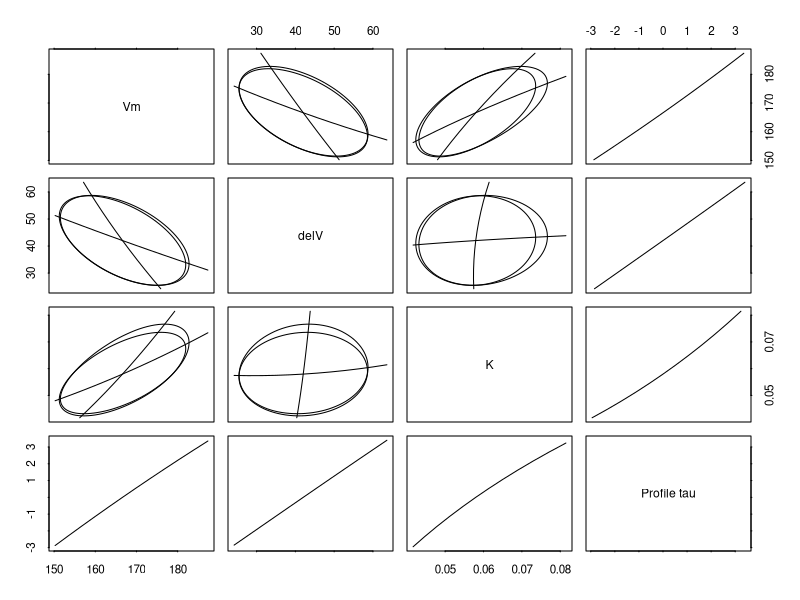
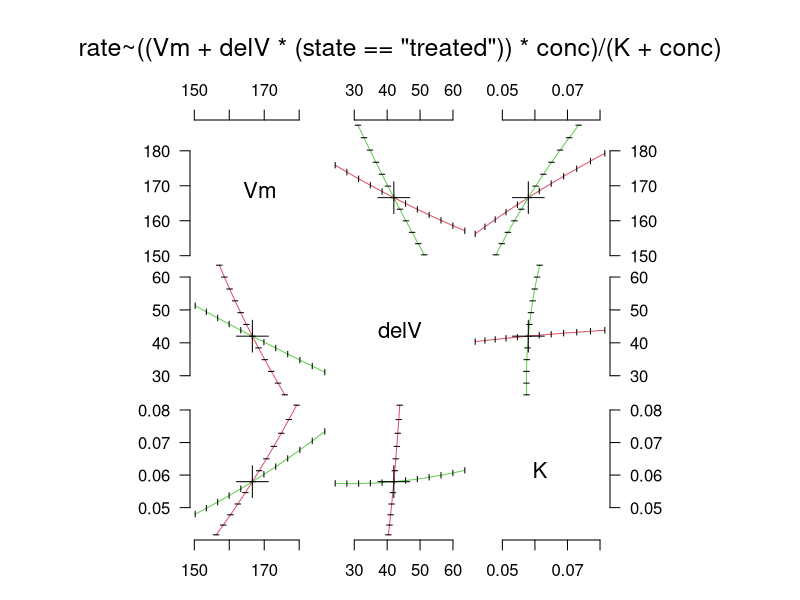

Generate these figures, in order, with R:
library(ellipse)


### Name: pairs.profile
### Title: Profile pairs
### Aliases: pairs.profile
### Keywords: dplot regression nonlinear

### ** Examples

 # Plot everything for the Puromycin data
 data(Puromycin)
 Purboth <- nls(formula = rate ~ ((Vm + delV * (state == "treated"))
   * conc)/(K + conc), data = Puromycin,
   start = list(Vm = 160, delV = 40, K = 0.05))
 Pur.prof <- profile(Purboth)
 ellipse::pairs(Pur.prof, plot.ellipse = TRUE)
 
 # Show the corresponding plot from MASS:
 if (requireNamespace("MASS"))
   graphics::pairs(Pur.prof)
